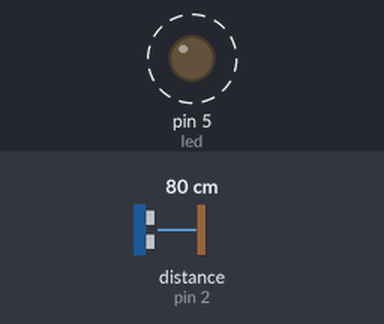
The sketch below on a simulated Arduino Uno, built with avr-gcc and run on an emulated ATmega328P. On the bench: output pins drawn as LEDs (lit = HIGH). Wiring (inferred from the names in the program): ultrasonic range finder: trigger pin 3; echo pin 2. Dashed ring = blinking. Inputs (shaded band) come from the test bench; at power-on: distance to the obstacle (sensor on pin 2) 80 cm. The echo pulse lasts 58.3 µs per cm; pins used as bus, display or sensor lines are not drawn.

Above: at 1.1 s.
1.3 s: distance to the obstacle (sensor on pin 2) set to 2 cm
At 1.3 s:
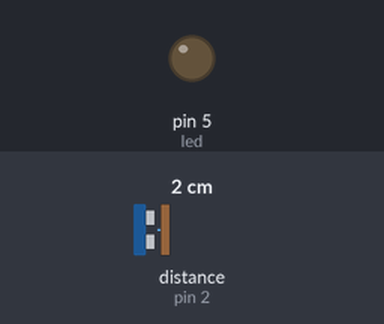
2.8 s: distance to the obstacle (sensor on pin 2) set to 18 cm
At 5.7 s:
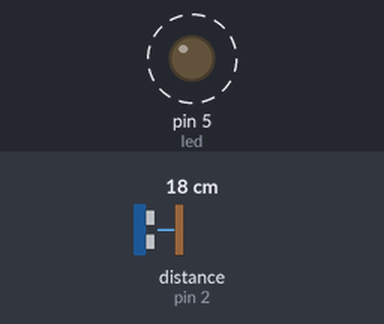
5.8 s: distance to the obstacle (sensor on pin 2) set to 4 cm
At 6.8 s:
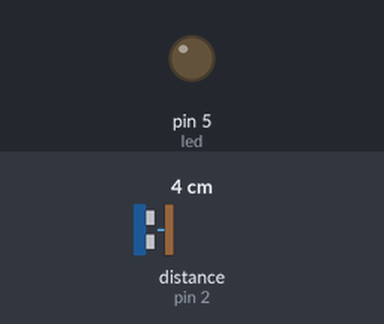
7.3 s: distance to the obstacle (sensor on pin 2) set to 203 cm
At 7.42 s:
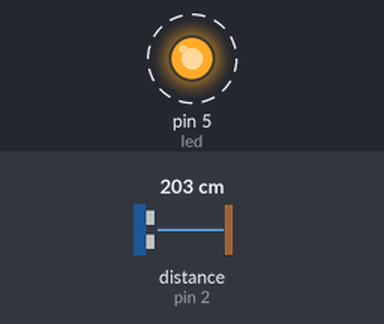
Timing chart, 0 to 11.3 s (numbered marks = the images above; inputs shaded):
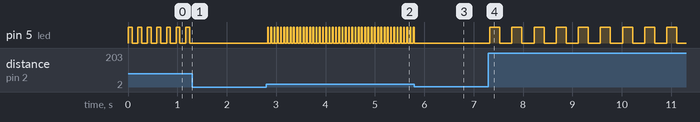

The sketch:

HC-SR04_sensor.ino
```cpp
/*HC-SR04 - Ultrasonic Sensor
 VCC to Arduino 5V
 GND to Arduino GND
 Echo (or OUTPUT) to Arduino pin D2
 Trig (or INPUT) to Arduino pin D3
 LED D5 pin */
#define echoPin 2 // Echo Pin (OUTPUT pin in HC-SR04)
#define trigPin 3 // Trigger Pin (INPUT pin in HC-SR04)

int led = 5;
int maximumRange = 200; // Maximum range needed
int minimumRange = 0; // Minimum range needed
long duration, distance; // Duration used to calculate distance

void setup() {
 Serial.begin (9600);
 pinMode(trigPin, OUTPUT);
 pinMode(echoPin, INPUT);
 pinMode(led, OUTPUT);
}

void loop() {
// The following trigPin/echoPin cycle is used to determine the distance of the nearest object by bouncing soundwaves off of it.
 digitalWrite(trigPin, LOW);
 delayMicroseconds(2);
 digitalWrite(trigPin, HIGH);
 delayMicroseconds(10);
 digitalWrite(trigPin, LOW);
 duration = pulseIn(echoPin, HIGH);
 distance = duration/58.2; //Calculate the distance (in cm) based on the speed of sound.
 digitalWrite(led, HIGH);   // turn the LED on (HIGH is the voltage level)
 delay(distance);          // wait for a distance number
 digitalWrite(led, LOW);    // turn the LED off by making the voltage LOW
 delay(distance);

 delay(30); //Delay 30 ms
}
```

Measured:
- after the input at 1.3 s, pin 5 (led): stops changing and stays LOW
- after the input at 2.8 s, pin 5 (led): alternates HIGH for 0.02 s and LOW for 0.05 s, starting at once
- after the input at 5.8 s, pin 5 (led): stops changing and stays LOW
- after the input at 7.3 s, pin 5 (led): alternates HIGH for 0.20 s and LOW for 0.25 s, starting at once
- by itself, pin 5 (led): alternates HIGH for 0.08 s and LOW for 0.11 s
